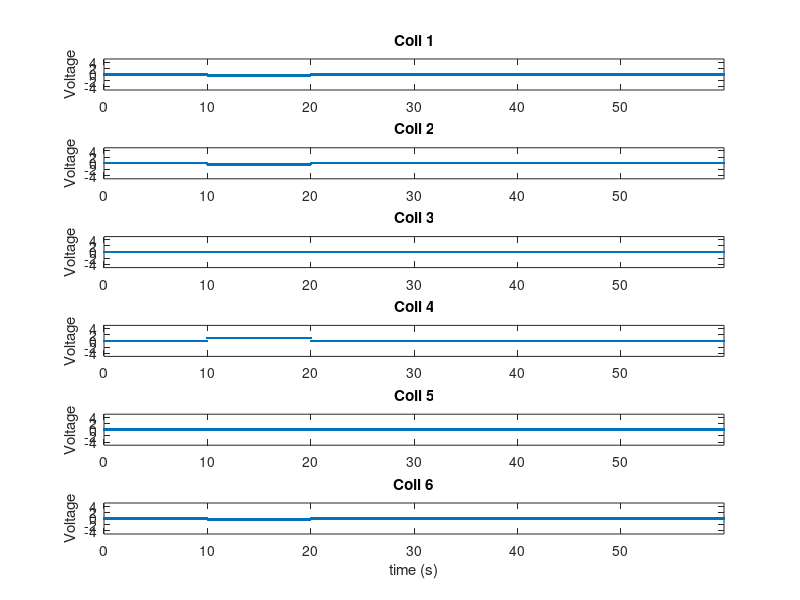

The MATLAB script that drew this image:
% Driven rheology
% 
% This matlab script will construct and save a .mat file that contains the
% input signals used to drive the magnets during a history dependence
% experiment.

% HARDWARE.  setup constants that describe the physical hardware used 
% to drive the experiment.  Variables in this section define the number 
% of coils in the 3dfm pole geometry, the number of DAQ Analog-Out 
% channels on the DAQ board, the identity of the DAQ board, etc...
DAQid = '';
nDACout = 8;
nCoils = 6;
DAQ_sampling_rate = 1000;  % [Hz]

% EXPERIMENTAL DESIGN:  setup constants that describe experimental design.  
% Variables in this section define the start and end times of the
% experiment, and any "crucial points" that define a change of state in the
% experiment's progression.  The pole geometry used is also defined here.
pole_geometry = 'pole4-flat';
pulse_voltages = [1];
start_time = 0;
times_to_activate_pulses = [10];
times_to_deactivate_pulses = [20];
end_time = 60;

% INITIAL MATH:  precondition the output matrix to all zeros and define the
% time vector that will give normal mortals an idea of what's going on.
end_time = end_time - 1/DAQ_sampling_rate;
t = [start_time : 1/DAQ_sampling_rate : end_time]';
signal = zeros(length(t), nDACout);

% Define which poles are going to be excited and in what way.
switch pole_geometry
    case 'pole4-flat'
        poles_to_excite_pos = 4;
        poles_to_excite_neg = [1 2 6];
    case 'pole1-flat'
        poles_to_excite_pos = 1;
        poles_to_excite_neg = [3 4 5];
    otherwise
        error(['Pole geometry ' pole_geometry ' not recognized.']);
end


% SETUP OUTPUT MATRIX:  This section defines the output matrix that will be
% sent to DAQ board according to the experimental details defined above.
for k = 1 : length(times_to_activate_pulses)   
	idx = find(t > times_to_activate_pulses(k) & t < times_to_deactivate_pulses(k));
	signal(idx, poles_to_excite_pos) = pulse_voltages(k);
	signal(idx, poles_to_excite_neg) = -pulse_voltages(k) / length(poles_to_excite_neg);
end

% Plot test output, for inspection before beginning experiment.
for k = 1:nCoils
    figure(1);
    subplot(nCoils,1,k);
    plot(t, signal(:,k), '.');
    title(['Coil ' num2str(k)]);
    ylabel('Voltage');
    axis([start_time end_time -5 5]);

    if k == nCoils
        xlabel('time (s)');
    end
end


% Start experiment.  Call DACoperator. Call pulnix software. etc..